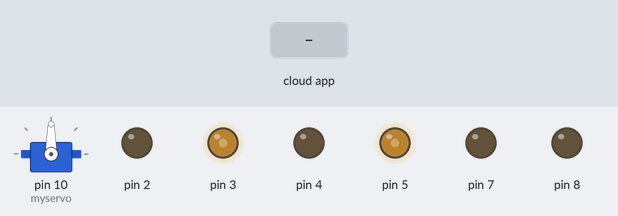
The sketch below on a simulated Arduino Uno, built with avr-gcc and run on an emulated ATmega328P. On the bench: servo, output pins drawn as LEDs (lit = HIGH). Inputs (shaded band) come from the test bench. The ROS host is connected and sends only what is stated; what the sketch prints to the serial monitor is not drawn.

Above: at 1.2 s.
1.3 s: the phone or cloud app sets servo to 45
At 2.3 s:
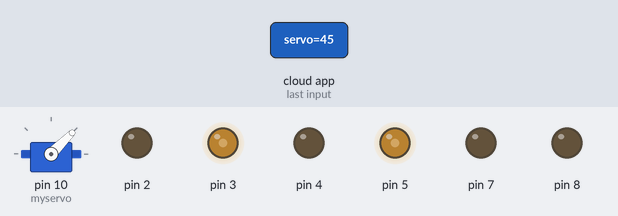
4.3 s: the phone or cloud app sets servo to 0
At 4.6 s:
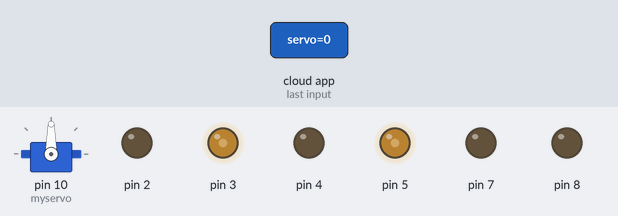
5.8 s: the phone or cloud app sets servo to 90
At 6.9 s:
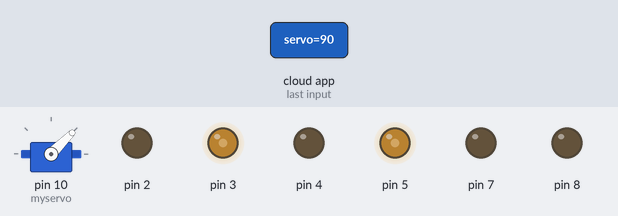
Timing chart, 0 to 8.3 s (numbered marks = the images above; inputs shaded):
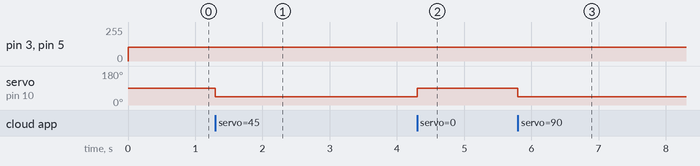

The sketch:

uno.ino
```cpp
#include <ros.h>
#include <std_msgs/Int32.h>
#include <Servo.h>

ros::NodeHandle  nh;

Servo myservo;
int n;
int distance;

// run motor with specific spee
void runset(int speed){
  int speedoutput = 0;

  // 计算速度
  if(speed>= 0 && speed<= 100){
    speedoutput = (speed/100.0)*255;
  }
  else{
    speedoutput = 0;
  }
  // 速度输出，控制变速引脚
  analogWrite(3,speedoutput);
  analogWrite(5,speedoutput);

}

// transform servo angle from rosnode to servo angle of YF-6130MG steering engine
int angle_trans(int servo) {
   return 90 - servo;
}

// control servo angle from ros topic
void messageCb( const std_msgs::Int32 & msg){
  int steerfinal = msg.data;
  if (steerfinal > 45)
    steerfinal = 45;
  if (steerfinal < -45)
    steerfinal = -45;
  steerfinal = angle_trans(steerfinal);
  Serial.print(steerfinal);
  //  myservo.write(steerfinal);
  myservo.write(steerfinal);

}

// get speed info from ros topic
// speed information if only "forward", "backward" and "stop"
void messageSp( const std_msgs::Int32 & msg2){
  Serial.print("speed ");
  Serial.print(msg2.data);
  Serial.print("\n");
  if (msg2.data == 1){
    // 右轮
    digitalWrite(2,HIGH);
    digitalWrite(4,LOW);
    // 左轮
    digitalWrite(7,HIGH);
    digitalWrite(8,LOW);
    // unset(20);
    return;
  }
  if (msg2.data == 2){
    // 右轮
    digitalWrite(2,LOW);
    digitalWrite(4,HIGH);

    // 左轮
    digitalWrite(7,LOW);
    digitalWrite(8,HIGH);
    // runset(20);
    return;
  }
  else{
    // 右
    digitalWrite(2,LOW);
    digitalWrite(4,LOW);
    // 左
    digitalWrite(7,LOW);
    digitalWrite(8,LOW);
    return;
  }
}


ros::Subscriber<std_msgs::Int32> sub1("servo", messageCb );
ros::Subscriber<std_msgs::Int32> sub2("speed", messageSp );

// arduino setup
void setup()
{
  Serial.begin(57600);
  // attach steering engine on pin 10 for pwm output
  myservo.attach(10);
  myservo.write(90);
  // initial rosnode and subscribe sub1 and sub2
  nh.initNode();
  nh.subscribe(sub1);
  nh.subscribe(sub2);

  // set pins mode
  // motors enabled pin
  pinMode(2,OUTPUT);
  pinMode(4,OUTPUT);
  pinMode(7,OUTPUT);
  pinMode(8,OUTPUT);
  // motors pwm pin
  pinMode(3,OUTPUT);
  pinMode(5,OUTPUT);
  // steering engine pwm pin
  pinMode(10, OUTPUT);
  // 右轮
  digitalWrite(2,LOW);
  digitalWrite(4,LOW);
  // 左轮
  digitalWrite(7,LOW);
  digitalWrite(8,LOW);
}

void loop()
{
  runset(40);
  nh.spinOnce();
  // delay(50);
}
```

Measured:
- after the input at 1.3 s, servo on pin 10 (myservo): 90° → 45° at once
- after the input at 4.3 s, servo on pin 10 (myservo): 45° → 90° at once
- after the input at 5.8 s, servo on pin 10 (myservo): 90° → 45° at once
